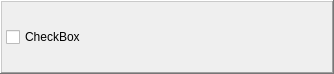
<?xml version="1.0" encoding="UTF-8"?>
<ui version="4.0">
 <class>Layer</class>
 <widget class="QWidget" name="Layer">
  <property name="geometry">
   <rect>
    <x>0</x>
    <y>0</y>
    <width>334</width>
    <height>74</height>
   </rect>
  </property>
  <property name="sizePolicy">
   <sizepolicy hsizetype="MinimumExpanding" vsizetype="MinimumExpanding">
    <horstretch>0</horstretch>
    <verstretch>0</verstretch>
   </sizepolicy>
  </property>
  <property name="windowTitle">
   <string>Form</string>
  </property>
  <layout class="QVBoxLayout" name="verticalLayout">
   <property name="spacing">
    <number>0</number>
   </property>
   <property name="margin">
    <number>0</number>
   </property>
   <item>
    <widget class="QFrame" name="frame">
     <property name="frameShape">
      <enum>QFrame::WinPanel</enum>
     </property>
     <property name="frameShadow">
      <enum>QFrame::Raised</enum>
     </property>
     <layout class="QHBoxLayout" name="horizontalLayout">
      <property name="spacing">
       <number>4</number>
      </property>
      <property name="margin">
       <number>4</number>
      </property>
      <item>
       <widget class="QCheckBox" name="checkBox">
        <property name="text">
         <string>CheckBox</string>
        </property>
       </widget>
      </item>
     </layout>
    </widget>
   </item>
  </layout>
  <action name="action_rename">
   <property name="text">
    <string>Rename</string>
   </property>
  </action>
  <action name="action_separator">
   <property name="text">
    <string>Separator</string>
   </property>
  </action>
  <action name="action_move_up">
   <property name="text">
    <string>Move Up</string>
   </property>
  </action>
  <action name="action_move_down">
   <property name="text">
    <string>Move Down</string>
   </property>
  </action>
  <action name="action_delete">
   <property name="text">
    <string>Delete</string>
   </property>
  </action>
  <action name="action_separator_2">
   <property name="text">
    <string>Separator</string>
   </property>
  </action>
 </widget>
 <resources/>
 <connections/>
 <slots>
  <slot>clicked_remove()</slot>
  <slot>changed_name()</slot>
  <slot>clicked_up()</slot>
  <slot>clicked_down()</slot>
 </slots>
</ui>
